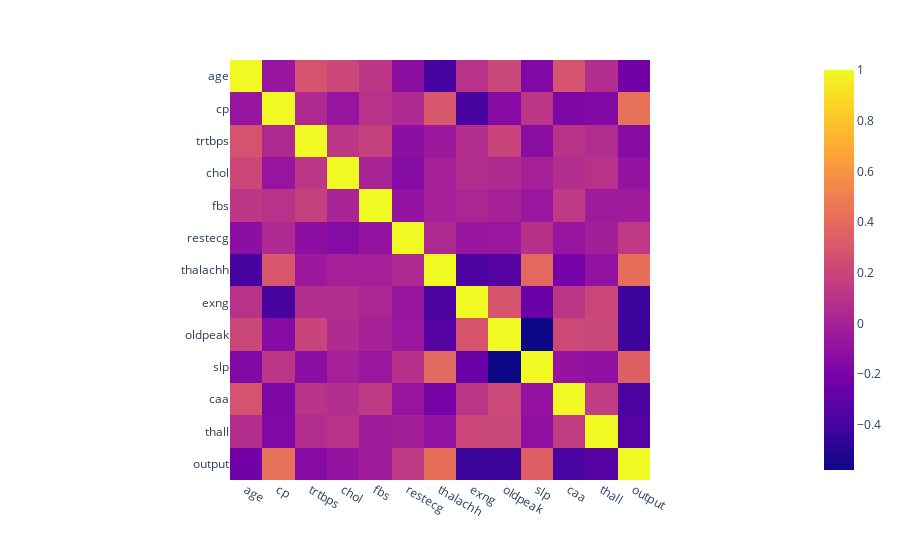

The notebook cell this image was saved under:
### Code cell
fig = px.imshow(corr)
fig.show()

### Figure 1 — Plotly figure (JSON) as saved in the notebook; plotly's stock layout.template omitted (floating-point values rounded to 4 significant figures; data arrays with more than 128 entries replaced by an {"elided": "..."} marker saying what was removed)
{"data": [{"coloraxis": "coloraxis", "hovertemplate": "x: %{x}<br>y: %{y}<br>color: %{z}<extra></extra>", "name": "0", "type": "heatmap", "x": ["age", "cp", "trtbps", "chol", "fbs", "restecg", "thalachh", "exng", "oldpeak", "slp", "caa", "thall", "output"], "xaxis": "x", "y": ["age", "cp", "trtbps", "chol", "fbs", "restecg", "thalachh", "exng", "oldpeak", "slp", "caa", "thall", "output"], "yaxis": "y", "z": {"elided": "13x13 float values"}}], "layout": {"coloraxis": {"colorscale": [[0, "#0d0887"], [0.1111, "#46039f"], [0.2222, "#7201a8"], [0.3333, "#9c179e"], [0.4444, "#bd3786"], [0.5556, "#d8576b"], [0.6667, "#ed7953"], [0.7778, "#fb9f3a"], [0.8889, "#fdca26"], [1, "#f0f921"]]}, "margin": {"t": 60}, "xaxis": {"anchor": "y", "constrain": "domain", "domain": [0, 1], "scaleanchor": "y"}, "yaxis": {"anchor": "x", "autorange": "reversed", "constrain": "domain", "domain": [0, 1]}}}
